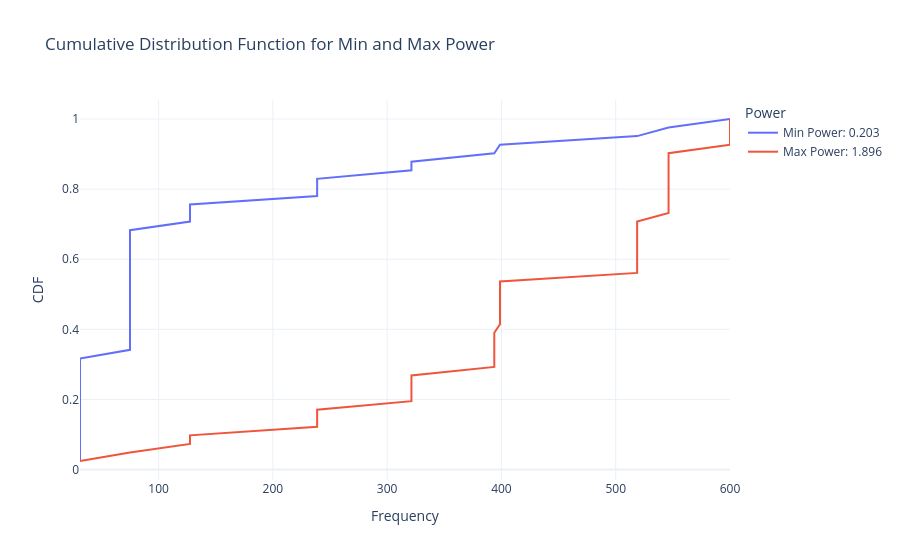

The notebook cell this image was saved under:
### Markdown cell above
Next we determine a **valid range** for the bias parameter (so that **every point** from the source DataFrame is still used at least once):

### Code cell
from audiospylt import merge_cdf, merge_cdf_analysis

power_range = merge_cdf_analysis(df1, df2, plot=True)
